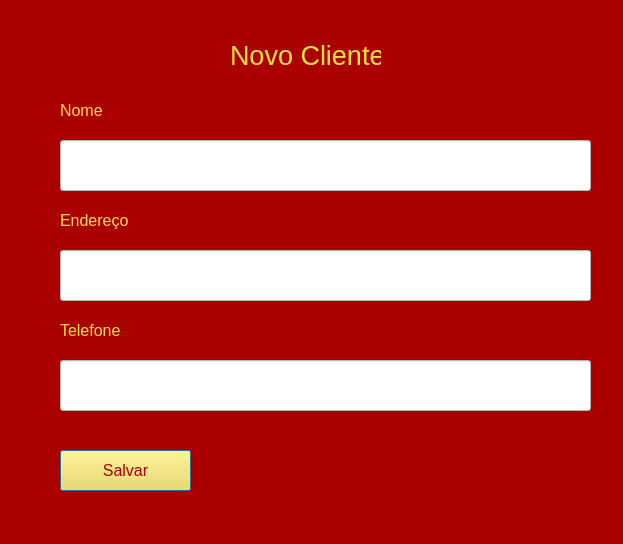
<?xml version="1.0" encoding="UTF-8"?>
<ui version="4.0">
 <class>Dialog</class>
 <widget class="QDialog" name="Dialog">
  <property name="geometry">
   <rect>
    <x>0</x>
    <y>0</y>
    <width>623</width>
    <height>544</height>
   </rect>
  </property>
  <property name="windowTitle">
   <string>Dialog</string>
  </property>
  <property name="styleSheet">
   <string notr="true">
background-color: rgb(170, 0, 0);</string>
  </property>
  <widget class="QLabel" name="label">
   <property name="geometry">
    <rect>
     <x>230</x>
     <y>40</y>
     <width>151</width>
     <height>31</height>
    </rect>
   </property>
   <property name="palette">
    <palette>
     <active>
      <colorrole role="WindowText">
       <brush brushstyle="SolidPattern">
        <color alpha="255">
         <red>255</red>
         <green>226</green>
         <blue>62</blue>
        </color>
       </brush>
      </colorrole>
      <colorrole role="Button">
       <brush brushstyle="SolidPattern">
        <color alpha="255">
         <red>170</red>
         <green>0</green>
         <blue>0</blue>
        </color>
       </brush>
      </colorrole>
      <colorrole role="Base">
       <brush brushstyle="SolidPattern">
        <color alpha="255">
         <red>170</red>
         <green>0</green>
         <blue>0</blue>
        </color>
       </brush>
      </colorrole>
      <colorrole role="Window">
       <brush brushstyle="SolidPattern">
        <color alpha="255">
         <red>170</red>
         <green>0</green>
         <blue>0</blue>
        </color>
       </brush>
      </colorrole>
     </active>
     <inactive>
      <colorrole role="WindowText">
       <brush brushstyle="SolidPattern">
        <color alpha="255">
         <red>255</red>
         <green>226</green>
         <blue>62</blue>
        </color>
       </brush>
      </colorrole>
      <colorrole role="Button">
       <brush brushstyle="SolidPattern">
        <color alpha="255">
         <red>170</red>
         <green>0</green>
         <blue>0</blue>
        </color>
       </brush>
      </colorrole>
      <colorrole role="Base">
       <brush brushstyle="SolidPattern">
        <color alpha="255">
         <red>170</red>
         <green>0</green>
         <blue>0</blue>
        </color>
       </brush>
      </colorrole>
      <colorrole role="Window">
       <brush brushstyle="SolidPattern">
        <color alpha="255">
         <red>170</red>
         <green>0</green>
         <blue>0</blue>
        </color>
       </brush>
      </colorrole>
     </inactive>
     <disabled>
      <colorrole role="WindowText">
       <brush brushstyle="SolidPattern">
        <color alpha="255">
         <red>120</red>
         <green>120</green>
         <blue>120</blue>
        </color>
       </brush>
      </colorrole>
      <colorrole role="Button">
       <brush brushstyle="SolidPattern">
        <color alpha="255">
         <red>170</red>
         <green>0</green>
         <blue>0</blue>
        </color>
       </brush>
      </colorrole>
      <colorrole role="Base">
       <brush brushstyle="SolidPattern">
        <color alpha="255">
         <red>170</red>
         <green>0</green>
         <blue>0</blue>
        </color>
       </brush>
      </colorrole>
      <colorrole role="Window">
       <brush brushstyle="SolidPattern">
        <color alpha="255">
         <red>170</red>
         <green>0</green>
         <blue>0</blue>
        </color>
       </brush>
      </colorrole>
     </disabled>
    </palette>
   </property>
   <property name="font">
    <font>
     <pointsize>20</pointsize>
    </font>
   </property>
   <property name="text">
    <string>Novo Cliente</string>
   </property>
  </widget>
  <widget class="QLineEdit" name="lineEdit">
   <property name="geometry">
    <rect>
     <x>60</x>
     <y>140</y>
     <width>531</width>
     <height>51</height>
    </rect>
   </property>
   <property name="font">
    <font>
     <pointsize>12</pointsize>
    </font>
   </property>
   <property name="styleSheet">
    <string notr="true">background-color: rgb(255, 255, 255);</string>
   </property>
  </widget>
  <widget class="QLabel" name="label_2">
   <property name="geometry">
    <rect>
     <x>60</x>
     <y>95</y>
     <width>51</width>
     <height>31</height>
    </rect>
   </property>
   <property name="palette">
    <palette>
     <active>
      <colorrole role="WindowText">
       <brush brushstyle="SolidPattern">
        <color alpha="255">
         <red>255</red>
         <green>226</green>
         <blue>62</blue>
        </color>
       </brush>
      </colorrole>
      <colorrole role="Button">
       <brush brushstyle="SolidPattern">
        <color alpha="255">
         <red>170</red>
         <green>0</green>
         <blue>0</blue>
        </color>
       </brush>
      </colorrole>
      <colorrole role="Base">
       <brush brushstyle="SolidPattern">
        <color alpha="255">
         <red>170</red>
         <green>0</green>
         <blue>0</blue>
        </color>
       </brush>
      </colorrole>
      <colorrole role="Window">
       <brush brushstyle="SolidPattern">
        <color alpha="255">
         <red>170</red>
         <green>0</green>
         <blue>0</blue>
        </color>
       </brush>
      </colorrole>
     </active>
     <inactive>
      <colorrole role="WindowText">
       <brush brushstyle="SolidPattern">
        <color alpha="255">
         <red>255</red>
         <green>226</green>
         <blue>62</blue>
        </color>
       </brush>
      </colorrole>
      <colorrole role="Button">
       <brush brushstyle="SolidPattern">
        <color alpha="255">
         <red>170</red>
         <green>0</green>
         <blue>0</blue>
        </color>
       </brush>
      </colorrole>
      <colorrole role="Base">
       <brush brushstyle="SolidPattern">
        <color alpha="255">
         <red>170</red>
         <green>0</green>
         <blue>0</blue>
        </color>
       </brush>
      </colorrole>
      <colorrole role="Window">
       <brush brushstyle="SolidPattern">
        <color alpha="255">
         <red>170</red>
         <green>0</green>
         <blue>0</blue>
        </color>
       </brush>
      </colorrole>
     </inactive>
     <disabled>
      <colorrole role="WindowText">
       <brush brushstyle="SolidPattern">
        <color alpha="255">
         <red>120</red>
         <green>120</green>
         <blue>120</blue>
        </color>
       </brush>
      </colorrole>
      <colorrole role="Button">
       <brush brushstyle="SolidPattern">
        <color alpha="255">
         <red>170</red>
         <green>0</green>
         <blue>0</blue>
        </color>
       </brush>
      </colorrole>
      <colorrole role="Base">
       <brush brushstyle="SolidPattern">
        <color alpha="255">
         <red>170</red>
         <green>0</green>
         <blue>0</blue>
        </color>
       </brush>
      </colorrole>
      <colorrole role="Window">
       <brush brushstyle="SolidPattern">
        <color alpha="255">
         <red>170</red>
         <green>0</green>
         <blue>0</blue>
        </color>
       </brush>
      </colorrole>
     </disabled>
    </palette>
   </property>
   <property name="font">
    <font>
     <pointsize>12</pointsize>
    </font>
   </property>
   <property name="text">
    <string>Nome</string>
   </property>
  </widget>
  <widget class="QLabel" name="label_3">
   <property name="geometry">
    <rect>
     <x>60</x>
     <y>205</y>
     <width>71</width>
     <height>31</height>
    </rect>
   </property>
   <property name="palette">
    <palette>
     <active>
      <colorrole role="WindowText">
       <brush brushstyle="SolidPattern">
        <color alpha="255">
         <red>255</red>
         <green>226</green>
         <blue>62</blue>
        </color>
       </brush>
      </colorrole>
      <colorrole role="Button">
       <brush brushstyle="SolidPattern">
        <color alpha="255">
         <red>170</red>
         <green>0</green>
         <blue>0</blue>
        </color>
       </brush>
      </colorrole>
      <colorrole role="Base">
       <brush brushstyle="SolidPattern">
        <color alpha="255">
         <red>170</red>
         <green>0</green>
         <blue>0</blue>
        </color>
       </brush>
      </colorrole>
      <colorrole role="Window">
       <brush brushstyle="SolidPattern">
        <color alpha="255">
         <red>170</red>
         <green>0</green>
         <blue>0</blue>
        </color>
       </brush>
      </colorrole>
     </active>
     <inactive>
      <colorrole role="WindowText">
       <brush brushstyle="SolidPattern">
        <color alpha="255">
         <red>255</red>
         <green>226</green>
         <blue>62</blue>
        </color>
       </brush>
      </colorrole>
      <colorrole role="Button">
       <brush brushstyle="SolidPattern">
        <color alpha="255">
         <red>170</red>
         <green>0</green>
         <blue>0</blue>
        </color>
       </brush>
      </colorrole>
      <colorrole role="Base">
       <brush brushstyle="SolidPattern">
        <color alpha="255">
         <red>170</red>
         <green>0</green>
         <blue>0</blue>
        </color>
       </brush>
      </colorrole>
      <colorrole role="Window">
       <brush brushstyle="SolidPattern">
        <color alpha="255">
         <red>170</red>
         <green>0</green>
         <blue>0</blue>
        </color>
       </brush>
      </colorrole>
     </inactive>
     <disabled>
      <colorrole role="WindowText">
       <brush brushstyle="SolidPattern">
        <color alpha="255">
         <red>120</red>
         <green>120</green>
         <blue>120</blue>
        </color>
       </brush>
      </colorrole>
      <colorrole role="Button">
       <brush brushstyle="SolidPattern">
        <color alpha="255">
         <red>170</red>
         <green>0</green>
         <blue>0</blue>
        </color>
       </brush>
      </colorrole>
      <colorrole role="Base">
       <brush brushstyle="SolidPattern">
        <color alpha="255">
         <red>170</red>
         <green>0</green>
         <blue>0</blue>
        </color>
       </brush>
      </colorrole>
      <colorrole role="Window">
       <brush brushstyle="SolidPattern">
        <color alpha="255">
         <red>170</red>
         <green>0</green>
         <blue>0</blue>
        </color>
       </brush>
      </colorrole>
     </disabled>
    </palette>
   </property>
   <property name="font">
    <font>
     <pointsize>12</pointsize>
    </font>
   </property>
   <property name="text">
    <string>Endereço</string>
   </property>
  </widget>
  <widget class="QLineEdit" name="lineEdit_2">
   <property name="geometry">
    <rect>
     <x>60</x>
     <y>250</y>
     <width>531</width>
     <height>51</height>
    </rect>
   </property>
   <property name="font">
    <font>
     <pointsize>12</pointsize>
    </font>
   </property>
   <property name="styleSheet">
    <string notr="true">background-color: rgb(255, 255, 255);</string>
   </property>
  </widget>
  <widget class="QLabel" name="label_4">
   <property name="geometry">
    <rect>
     <x>60</x>
     <y>315</y>
     <width>61</width>
     <height>31</height>
    </rect>
   </property>
   <property name="palette">
    <palette>
     <active>
      <colorrole role="WindowText">
       <brush brushstyle="SolidPattern">
        <color alpha="255">
         <red>255</red>
         <green>226</green>
         <blue>62</blue>
        </color>
       </brush>
      </colorrole>
      <colorrole role="Button">
       <brush brushstyle="SolidPattern">
        <color alpha="255">
         <red>170</red>
         <green>0</green>
         <blue>0</blue>
        </color>
       </brush>
      </colorrole>
      <colorrole role="Base">
       <brush brushstyle="SolidPattern">
        <color alpha="255">
         <red>170</red>
         <green>0</green>
         <blue>0</blue>
        </color>
       </brush>
      </colorrole>
      <colorrole role="Window">
       <brush brushstyle="SolidPattern">
        <color alpha="255">
         <red>170</red>
         <green>0</green>
         <blue>0</blue>
        </color>
       </brush>
      </colorrole>
     </active>
     <inactive>
      <colorrole role="WindowText">
       <brush brushstyle="SolidPattern">
        <color alpha="255">
         <red>255</red>
         <green>226</green>
         <blue>62</blue>
        </color>
       </brush>
      </colorrole>
      <colorrole role="Button">
       <brush brushstyle="SolidPattern">
        <color alpha="255">
         <red>170</red>
         <green>0</green>
         <blue>0</blue>
        </color>
       </brush>
      </colorrole>
      <colorrole role="Base">
       <brush brushstyle="SolidPattern">
        <color alpha="255">
         <red>170</red>
         <green>0</green>
         <blue>0</blue>
        </color>
       </brush>
      </colorrole>
      <colorrole role="Window">
       <brush brushstyle="SolidPattern">
        <color alpha="255">
         <red>170</red>
         <green>0</green>
         <blue>0</blue>
        </color>
       </brush>
      </colorrole>
     </inactive>
     <disabled>
      <colorrole role="WindowText">
       <brush brushstyle="SolidPattern">
        <color alpha="255">
         <red>120</red>
         <green>120</green>
         <blue>120</blue>
        </color>
       </brush>
      </colorrole>
      <colorrole role="Button">
       <brush brushstyle="SolidPattern">
        <color alpha="255">
         <red>170</red>
         <green>0</green>
         <blue>0</blue>
        </color>
       </brush>
      </colorrole>
      <colorrole role="Base">
       <brush brushstyle="SolidPattern">
        <color alpha="255">
         <red>170</red>
         <green>0</green>
         <blue>0</blue>
        </color>
       </brush>
      </colorrole>
      <colorrole role="Window">
       <brush brushstyle="SolidPattern">
        <color alpha="255">
         <red>170</red>
         <green>0</green>
         <blue>0</blue>
        </color>
       </brush>
      </colorrole>
     </disabled>
    </palette>
   </property>
   <property name="font">
    <font>
     <pointsize>12</pointsize>
    </font>
   </property>
   <property name="text">
    <string>Telefone</string>
   </property>
  </widget>
  <widget class="QLineEdit" name="lineEdit_3">
   <property name="geometry">
    <rect>
     <x>60</x>
     <y>360</y>
     <width>531</width>
     <height>51</height>
    </rect>
   </property>
   <property name="font">
    <font>
     <pointsize>12</pointsize>
    </font>
   </property>
   <property name="styleSheet">
    <string notr="true">background-color: rgb(255, 255, 255);</string>
   </property>
  </widget>
  <widget class="QPushButton" name="pushButton">
   <property name="geometry">
    <rect>
     <x>60</x>
     <y>450</y>
     <width>131</width>
     <height>41</height>
    </rect>
   </property>
   <property name="palette">
    <palette>
     <active>
      <colorrole role="WindowText">
       <brush brushstyle="SolidPattern">
        <color alpha="255">
         <red>170</red>
         <green>0</green>
         <blue>0</blue>
        </color>
       </brush>
      </colorrole>
      <colorrole role="Button">
       <brush brushstyle="SolidPattern">
        <color alpha="255">
         <red>255</red>
         <green>226</green>
         <blue>62</blue>
        </color>
       </brush>
      </colorrole>
      <colorrole role="Text">
       <brush brushstyle="SolidPattern">
        <color alpha="255">
         <red>170</red>
         <green>0</green>
         <blue>0</blue>
        </color>
       </brush>
      </colorrole>
      <colorrole role="ButtonText">
       <brush brushstyle="SolidPattern">
        <color alpha="255">
         <red>170</red>
         <green>0</green>
         <blue>0</blue>
        </color>
       </brush>
      </colorrole>
      <colorrole role="Base">
       <brush brushstyle="SolidPattern">
        <color alpha="255">
         <red>255</red>
         <green>226</green>
         <blue>62</blue>
        </color>
       </brush>
      </colorrole>
      <colorrole role="Window">
       <brush brushstyle="SolidPattern">
        <color alpha="255">
         <red>255</red>
         <green>226</green>
         <blue>62</blue>
        </color>
       </brush>
      </colorrole>
      <colorrole role="Shadow">
       <brush brushstyle="SolidPattern">
        <color alpha="255">
         <red>105</red>
         <green>105</green>
         <blue>105</blue>
        </color>
       </brush>
      </colorrole>
      <colorrole role="ToolTipText">
       <brush brushstyle="SolidPattern">
        <color alpha="255">
         <red>170</red>
         <green>0</green>
         <blue>0</blue>
        </color>
       </brush>
      </colorrole>
     </active>
     <inactive>
      <colorrole role="WindowText">
       <brush brushstyle="SolidPattern">
        <color alpha="255">
         <red>170</red>
         <green>0</green>
         <blue>0</blue>
        </color>
       </brush>
      </colorrole>
      <colorrole role="Button">
       <brush brushstyle="SolidPattern">
        <color alpha="255">
         <red>255</red>
         <green>226</green>
         <blue>62</blue>
        </color>
       </brush>
      </colorrole>
      <colorrole role="Text">
       <brush brushstyle="SolidPattern">
        <color alpha="255">
         <red>170</red>
         <green>0</green>
         <blue>0</blue>
        </color>
       </brush>
      </colorrole>
      <colorrole role="ButtonText">
       <brush brushstyle="SolidPattern">
        <color alpha="255">
         <red>170</red>
         <green>0</green>
         <blue>0</blue>
        </color>
       </brush>
      </colorrole>
      <colorrole role="Base">
       <brush brushstyle="SolidPattern">
        <color alpha="255">
         <red>255</red>
         <green>226</green>
         <blue>62</blue>
        </color>
       </brush>
      </colorrole>
      <colorrole role="Window">
       <brush brushstyle="SolidPattern">
        <color alpha="255">
         <red>255</red>
         <green>226</green>
         <blue>62</blue>
        </color>
       </brush>
      </colorrole>
      <colorrole role="Shadow">
       <brush brushstyle="SolidPattern">
        <color alpha="255">
         <red>105</red>
         <green>105</green>
         <blue>105</blue>
        </color>
       </brush>
      </colorrole>
      <colorrole role="ToolTipText">
       <brush brushstyle="SolidPattern">
        <color alpha="255">
         <red>170</red>
         <green>0</green>
         <blue>0</blue>
        </color>
       </brush>
      </colorrole>
     </inactive>
     <disabled>
      <colorrole role="WindowText">
       <brush brushstyle="SolidPattern">
        <color alpha="255">
         <red>120</red>
         <green>120</green>
         <blue>120</blue>
        </color>
       </brush>
      </colorrole>
      <colorrole role="Button">
       <brush brushstyle="SolidPattern">
        <color alpha="255">
         <red>255</red>
         <green>226</green>
         <blue>62</blue>
        </color>
       </brush>
      </colorrole>
      <colorrole role="Text">
       <brush brushstyle="SolidPattern">
        <color alpha="255">
         <red>120</red>
         <green>120</green>
         <blue>120</blue>
        </color>
       </brush>
      </colorrole>
      <colorrole role="ButtonText">
       <brush brushstyle="SolidPattern">
        <color alpha="255">
         <red>120</red>
         <green>120</green>
         <blue>120</blue>
        </color>
       </brush>
      </colorrole>
      <colorrole role="Base">
       <brush brushstyle="SolidPattern">
        <color alpha="255">
         <red>255</red>
         <green>226</green>
         <blue>62</blue>
        </color>
       </brush>
      </colorrole>
      <colorrole role="Window">
       <brush brushstyle="SolidPattern">
        <color alpha="255">
         <red>255</red>
         <green>226</green>
         <blue>62</blue>
        </color>
       </brush>
      </colorrole>
      <colorrole role="Shadow">
       <brush brushstyle="SolidPattern">
        <color alpha="255">
         <red>170</red>
         <green>0</green>
         <blue>0</blue>
        </color>
       </brush>
      </colorrole>
      <colorrole role="ToolTipText">
       <brush brushstyle="SolidPattern">
        <color alpha="255">
         <red>170</red>
         <green>0</green>
         <blue>0</blue>
        </color>
       </brush>
      </colorrole>
     </disabled>
    </palette>
   </property>
   <property name="font">
    <font>
     <pointsize>12</pointsize>
    </font>
   </property>
   <property name="styleSheet">
    <string notr="true">background-color: rgb(255, 226, 62);</string>
   </property>
   <property name="text">
    <string>Salvar</string>
   </property>
  </widget>
 </widget>
 <resources>
  <include location="../../icons.qrc"/>
 </resources>
 <connections/>
</ui>
